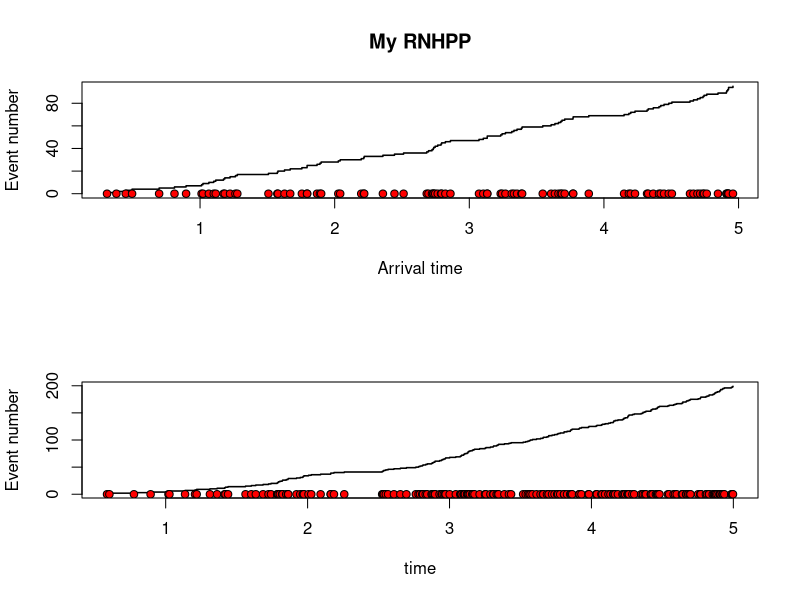

This figure's R source:
plotHPP <- function(lambda,stoptime) {
  expectednumber <- stoptime*lambda
  Nsim <- 3*expectednumber
  timesbetween <- rexp(Nsim,lambda) # Simulate interarrival times
  timesto <- cumsum(timesbetween)   # Calculate arrival times
  timesto <- timesto[timesto<stoptime] # Dischard the times larger than stoptime
  Nevents <- length(timesto) # Count the number of events
  plot(timesto,1:Nevents,type="s",xlab = "arrival time",
       ylab = "Event number",lwd=1.5,ylim=c(0,Nevents))
  points(timesto,rep(0,Nevents),pch=21,bg="red")
}

rhpp <- function(lambda, t.max, multiplier=3) {
  # Number of simulations required
  n <- t.max * lambda
  n <- multiplier * n
  
  # Arrival times
  w <- cumsum(rexp(n, lambda))
  
  # Filter out those larger than t.max
  w <- w[w <= t.max]
}

plotRHPP <- function(lambda, t.max) {
  w <- rhpp(lambda, t.max)
  plot(w, 1:length(w), type="s", ylim=c(0, length(w)), lwd=1.5, 
       xlab="Arrival time", ylab="Event number")
  points(w, rep(0, length(w)), pch=21, bg="red")
}

plotRNHPP <- function(inverse, t.max) {
  hpp.tmax <- 10*t.max^(7/5)
  w <- rhpp(lambda=1, t.max=hpp.tmax, multiplier=3)
  s <- inverse(w)
  plot(s, 1:length(s), type="s", ylim=c(0, length(s)), lwd=1.5,
       xlab="Arrival time", ylab="Event number", main="My RNHPP")
  points(s, rep(0, length(s)), pch=21, bg="red")
}

#par(mfrow=c(3, 1))
#plotHPP(lambda=1,stoptime=5)
#plotRHPP(lambda=1, t.max=5)

inverse <- function(w) {
  10^(-5/7) * w^(5/7)  
}

lfunc <- function(t) {
  10*t^(7/5)
}

par(mfrow=c(2,1))
plotRNHPP(inverse=inverse, t.max=5)

# Function for simulating arrival times for a NHPP between a and b using thinning
simtNHPP <- function(a,b,lambdamax,lambdafunc){
  # Simple check that a not too small lambdamax is set
  if(max(lambdafunc(seq(a,b,length.out = 100)))>lambdamax)
    stop("lambdamax is smaller than max of the lambdafunction")
  # First simulate HPP with intensity lambdamax on a to b
  expectednumber <- (b-a)*lambdamax
  Nsim <- 3*expectednumber  # Simulate more than the expected number to be certain to exceed stoptime
  timesbetween <- rexp(Nsim,lambdamax) # Simulate interarrival times
  timesto <- a+cumsum(timesbetween)   # Calculate arrival times starting at a
  timesto <- timesto[timesto<b] # Dischard the times larger than b
  Nevents <- length(timesto) # Count the number of events
  # Next do the thinning. Only keep the times where u<lambda(s)/lambdamax
  U <- runif(Nevents)
  timesto <- timesto[U<lambdafunc(timesto)/lambdamax]
  timesto  # Return the remaining times
}

# Specify the intensity function for the traffic example
lambdatraffic <- function(t)
  10*t^(7/5)
# Plot the intensity function
#tvec <- seq(0,5,by=0.01)
#plot(tvec,lambdatraffic(tvec),type="l",ylim=c(0,400))

# Generate data with the traffic intensity and plot them
NHPPtimes <- simtNHPP(a=0,b=5,lambdamax=100,lambdafunc=lambdatraffic)
plot(NHPPtimes,1:length(NHPPtimes),type="s",xlab = "time",
     ylab = "Event number",lwd=1.5)
points(NHPPtimes,rep(0,length(NHPPtimes)),pch=21,bg="red")
# Rerun the lines above several times